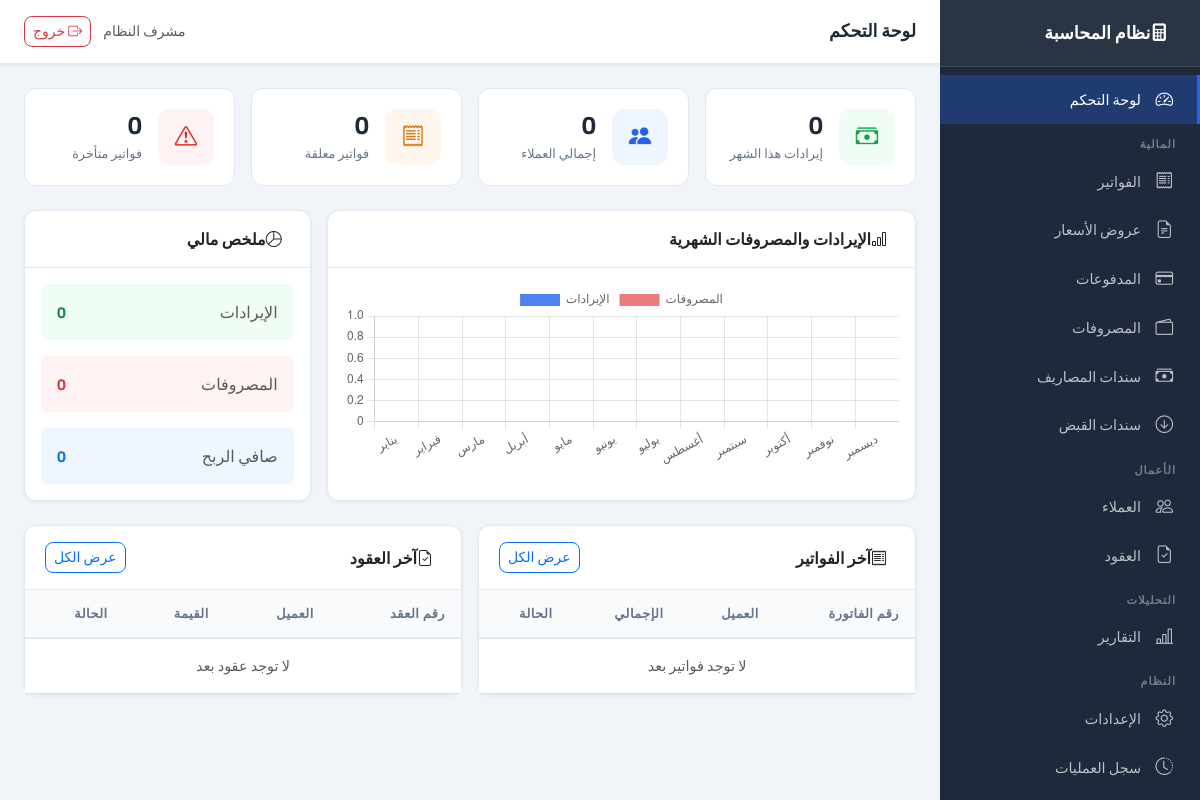
Page /dashboard/ (signed in) on the earlier database version.
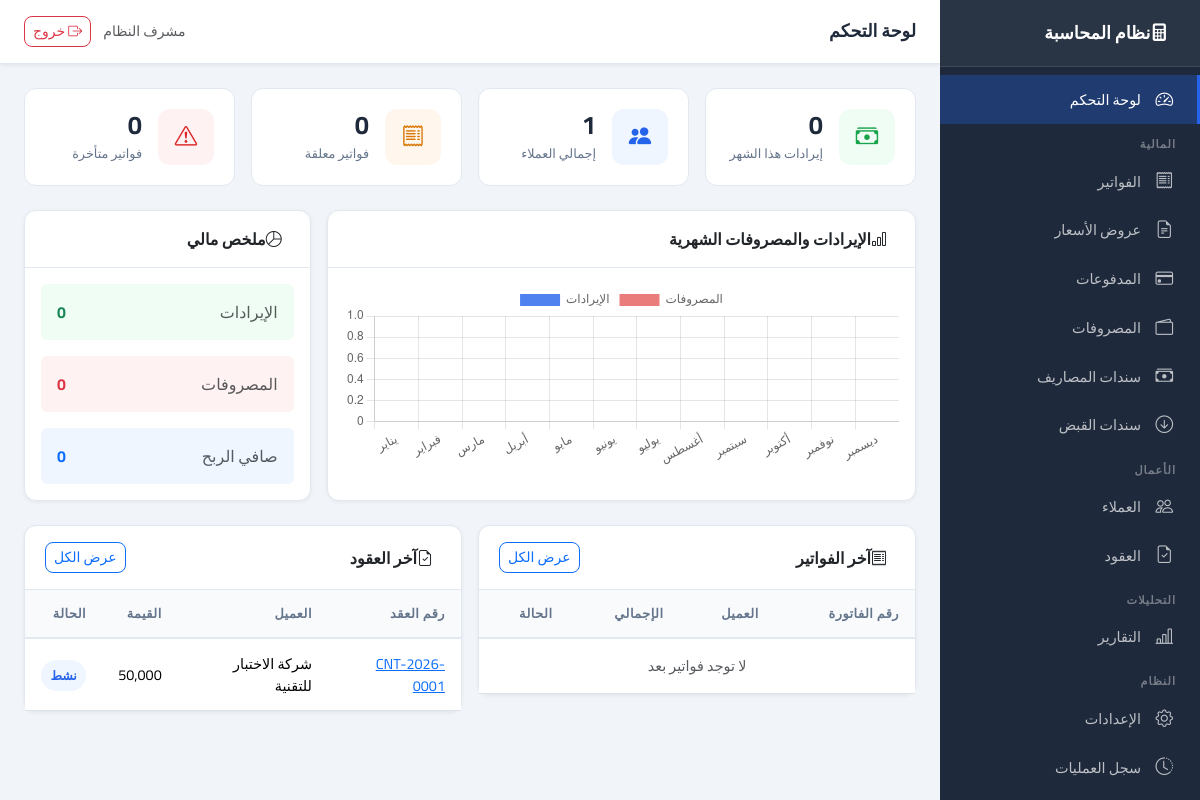
Same page on the later database version.
### app/models/contract.py (models this page shows, shortened)
class Contract(Base):
    __tablename__ = "contracts"
    id: Mapped[int] = mapped_column(primary_key=True, index=True)
    contract_number: Mapped[str] = mapped_column(String(50), unique=True, index=True, nullable=False)
    client_id: Mapped[int] = mapped_column(Integer, ForeignKey("clients.id"), nullable=False, index=True)
    title: Mapped[str] = mapped_column(String(200), nullable=False)
    description: Mapped[str | None] = mapped_column(Text, nullable=True)
    amount: Mapped[Decimal] = mapped_column(Numeric(15, 2), default=0, nullable=False)
    start_date: Mapped[date | None] = mapped_column(Date, nullable=True)
    end_date: Mapped[date | None] = mapped_column(Date, nullable=True)
    status: Mapped[ContractStatus] = mapped_column(SAEnum(ContractStatus), default=ContractStatus.DRAFT, nullable=False, index=True)
    notes: Mapped[str | None] = mapped_column(Text, nullable=True)
    created_at: Mapped[datetime] = mapped_column(DateTime, default=lambda: __import__("datetime").datetime.now(__import__("datetime").timezone.utc).replace(tzinfo=None), nullable=False)
    created_by: Mapped[int | None] = mapped_column(Integer, ForeignKey("users.id"), nullable=True)
    client = relationship("Client", back_populates="contracts")
    invoices = relationship("Invoice", back_populates="contract", lazy="dynamic")

### app/models/client.py (models this page shows, shortened)
class Client(Base):
    __tablename__ = "clients"
    id: Mapped[int] = mapped_column(primary_key=True, index=True)
    name: Mapped[str] = mapped_column(String(150), nullable=False, index=True)
    type: Mapped[ClientType] = mapped_column(SAEnum(ClientType), default=ClientType.COMPANY, nullable=False)
    email: Mapped[str | None] = mapped_column(String(100), nullable=True)
    phone: Mapped[str | None] = mapped_column(String(20), nullable=True)
    address: Mapped[str | None] = mapped_column(Text, nullable=True)
    tax_number: Mapped[str | None] = mapped_column(String(50), nullable=True)
    notes: Mapped[str | None] = mapped_column(Text, nullable=True)
    is_active: Mapped[bool] = mapped_column(Boolean, default=True, nullable=False)
    created_at: Mapped[datetime] = mapped_column(DateTime, default=lambda: __import__("datetime").datetime.now(__import__("datetime").timezone.utc).replace(tzinfo=None), nullable=False)
    created_by: Mapped[int | None] = mapped_column(Integer, ForeignKey("users.id"), nullable=True)
    contracts = relationship("Contract", back_populates="client", lazy="dynamic")
    quotations = relationship("Quotation", back_populates="client", lazy="dynamic")
    invoices = relationship("Invoice", back_populates="client", lazy="dynamic")
    payments = relationship("Payment", back_populates="client", lazy="dynamic")

### app/routers/dashboard.py (the view)
@router.get("", response_class=HTMLResponse)
@router.get("/", response_class=HTMLResponse)
async def dashboard(request: Request, db: Session = Depends(get_db)):
    if not request.session.get("user_id"):
        from fastapi.responses import RedirectResponse
        return RedirectResponse(url="/auth/login", status_code=302)
    today = date.today()
    current_year = today.year
    current_month = today.month
    monthly_revenue = db.query(func.sum(Payment.amount)).filter(
        extract("year", Payment.payment_date) == current_year,
        extract("month", Payment.payment_date) == current_month,
    ).scalar() or 0
    total_clients = db.query(func.count(Client.id)).filter(Client.is_active == True).scalar() or 0
    pending_invoices = db.query(func.count(Invoice.id)).filter(
        Invoice.status.in_([InvoiceStatus.SENT, InvoiceStatus.PARTIAL])
    ).scalar() or 0
    overdue_invoices = db.query(func.count(Invoice.id)).filter(
        Invoice.status == InvoiceStatus.OVERDUE
    ).scalar() or 0
    latest_invoices = db.query(Invoice).order_by(Invoice.created_at.desc()).limit(5).all()
    latest_contracts = db.query(Contract).order_by(Contract.created_at.desc()).limit(5).all()
    report_service = ReportService(db)
    monthly_data = report_service.get_monthly_revenue(current_year)
    chart_labels = ["يناير", "فبراير", "مارس", "أبريل", "مايو", "يونيو",
                    "يوليو", "أغسطس", "سبتمبر", "أكتوبر", "نوفمبر", "ديسمبر"]
    chart_revenue = [m["revenue"] for m in monthly_data]
    chart_expenses = [m["expenses"] for m in monthly_data]
    monthly_expenses = db.query(func.sum(Expense.amount)).filter(
        extract("year", Expense.expense_date) == current_year,
        extract("month", Expense.expense_date) == current_month,
        Expense.status == ExpenseStatus.APPROVED,
    ).scalar() or 0
    return templates.TemplateResponse("dashboard/index.html", {
        "request": request,
        "monthly_revenue": float(monthly_revenue),
        "monthly_expenses": float(monthly_expenses),
        "total_clients": total_clients,
        "pending_invoices": pending_invoices,
        "overdue_invoices": overdue_invoices,
        "latest_invoices": latest_invoices,
        "latest_contracts": latest_contracts,
        "chart_labels": chart_labels,
        "chart_revenue": chart_revenue,
        "chart_expenses": chart_expenses,
    })

### app/core/logging_config.py (called while the page is built)
    def filter(self, record: logging.LogRecord) -> bool:
        record.request_id = _request_id_var.get()
        return True

    def format(self, record: logging.LogRecord) -> str:
        if isinstance(record.args, dict):
            record.args = {
                k: ("***" if any(s in k.lower() for s in self.SENSITIVE) else v)
                for k, v in record.args.items()
            }
        return super().format(record)

### app/templates/dashboard/index.html (shortened to what the changed rows need)
{% extends "base.html" %}
{% block content %}
<div class="row g-3 mb-4">
    <div class="col-md-3 col-sm-6">
        <div class="stat-card">
            <div>
                <div class="stat-value">{{ total_clients }}</div>
                <div class="stat-label">إجمالي العملاء</div>
            </div>
        </div>
    </div>
</div>
<div class="row g-3">
    <div class="col-lg-6">
        <div class="card">
            <div class="card-body p-0">
                <table class="table table-hover mb-0">
                    <thead><tr>
                        <th>رقم الفاتورة</th><th>العميل</th><th>الإجمالي</th><th>الحالة</th>
                    </tr></thead>
                </table>
            </div>
        </div>
    </div>
    <div class="col-lg-6">
        <div class="card">
            <div class="card-body p-0">
                <table class="table table-hover mb-0">
                    <thead><tr>
                        <th>رقم العقد</th><th>العميل</th><th>القيمة</th><th>الحالة</th>
                    </tr></thead>
                    <tbody>
                    {% for c in latest_contracts %}
                    <tr>
                        <td><a href="/contracts/{{ c.id }}">{{ c.contract_number }}</a></td>
                        <td>{{ c.client.name if c.client else '-' }}</td>
                        <td>{{ "{:,.0f}".format(c.amount) }}</td>
                        <td>
                            <span class="badge-status badge-{{ c.status.value }}">
                                {{ {'draft':'مسودة','active':'نشط','expired':'منتهي','cancelled':'ملغي'}[c.status.value] }}
                            </span>
                        </td>
                    </tr>
                    {% else %}
                    <tr><td colspan="4" class="text-center text-muted py-3">لا توجد عقود بعد</td></tr>
                    {% endfor %}
                    </tbody>
                </table>
            </div>
        </div>
    </div>
</div>
{% endblock %}
{% block extra_js %}
<script>
const labels = {{ chart_labels | tojson }};
const revenue = {{ chart_revenue | tojson }};
const expenses = {{ chart_expenses | tojson }};
new Chart(document.getElementById('revenueChart'), {
    type: 'bar',
    data: {
        labels,
        datasets: [
            { label: 'الإيرادات', data: revenue, backgroundColor: 'rgba(37,99,235,0.8)', borderRadius: 6 },
            { label: 'المصروفات', data: expenses, backgroundColor: 'rgba(220,38,38,0.6)', borderRadius: 6 }
        ]
    },
    options: {
        responsive: true,
        plugins: { legend: { position: 'top' } },
        scales: { y: { beginAtZero: true } }
    }
});
</script>
{% endblock %}

Differences in the rows shown:
added Contract: contract_number "CNT-2026-0001", client "شركة الاختبار للتقنية", amount "50,000", status "نشط"
Other differences:
{{ total_clients }}: "0" → "1"
text no longer shown: "لا توجد عقود بعد"
